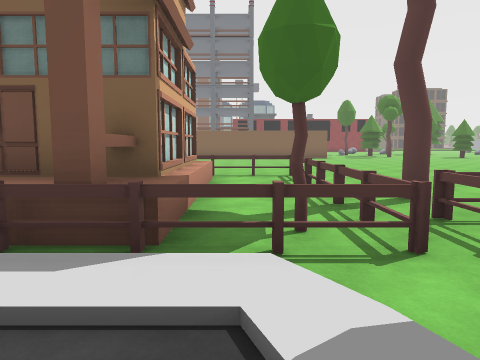
[1] (above)

24 first-person views from a walk through a scene from a Unity 3-D project. The camera is 1.5 m above the floor, tilts 6° down and sees 70° across. The floor is counted in squares, 2 m on a side. Each view is taken from the middle of a square. On the plan, view 1 faces up. The plan holds only what a view shows up to about 11 squares ahead; the rest is blank. The place goes on beyond the plan. Some surface patterns are stand-ins.

[2]
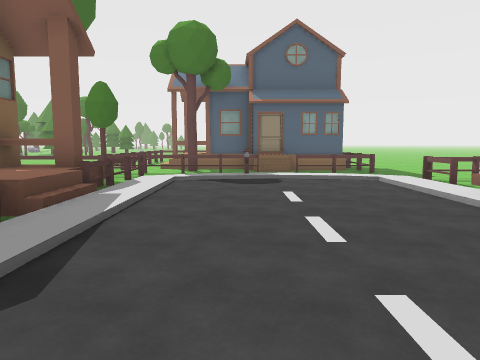

[3]
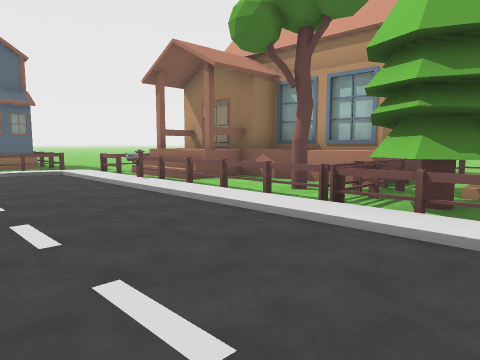

[4]
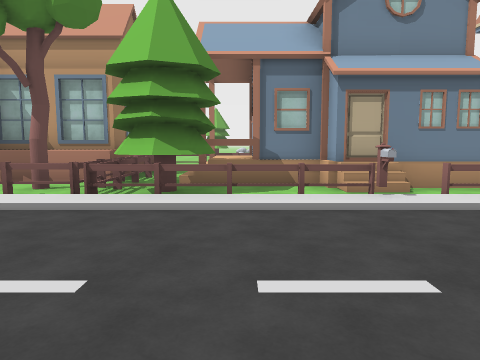

[5]
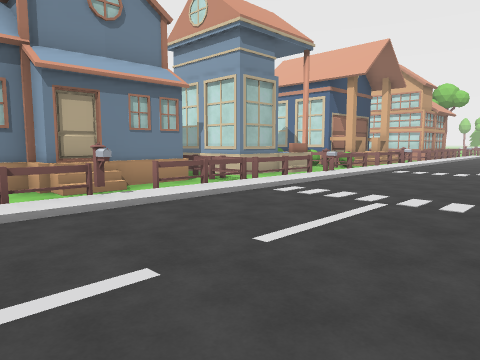

[6]
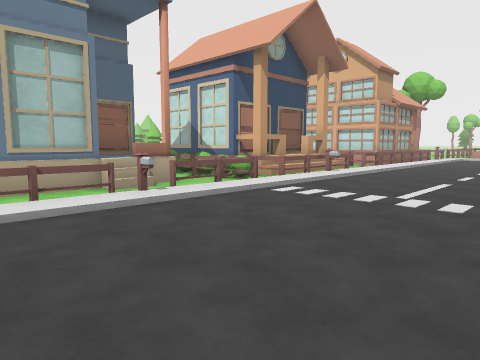

[7]
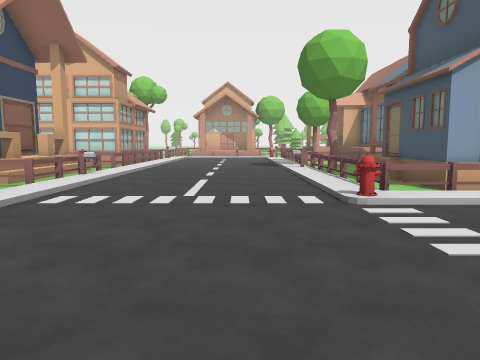

[8]
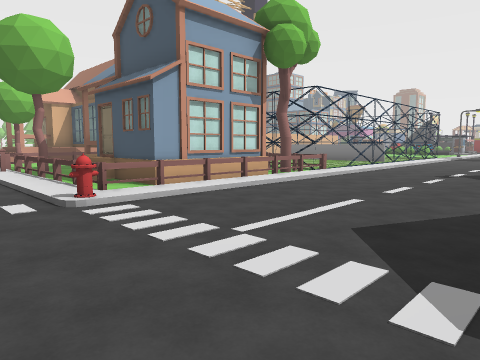

[9]
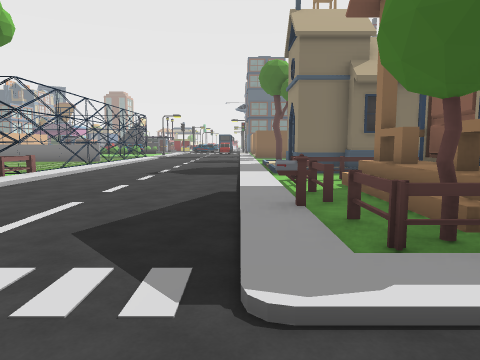

[10]
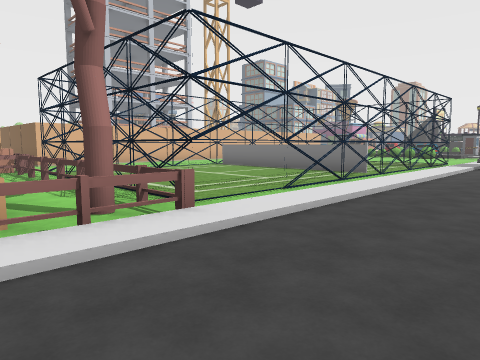

[11]
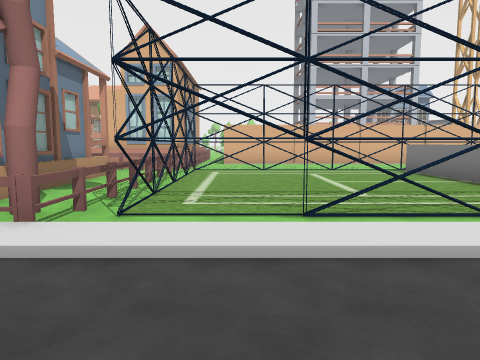

[12]
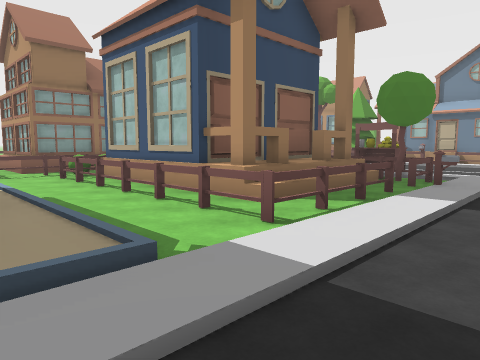

[13]
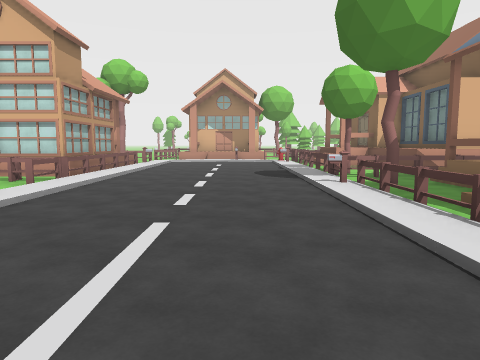

[14]
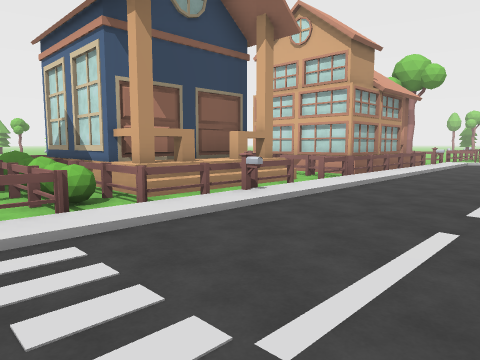

[15]
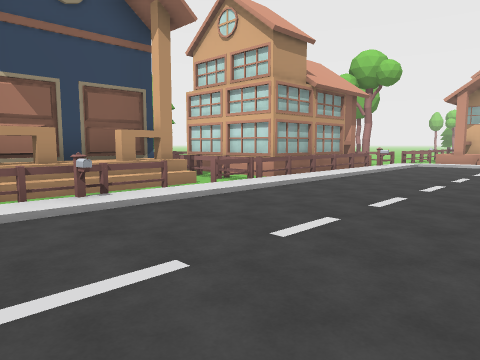

[16]
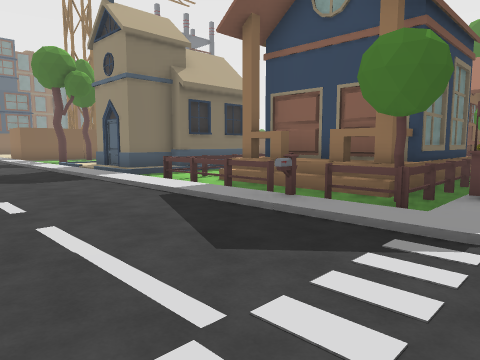

[17]
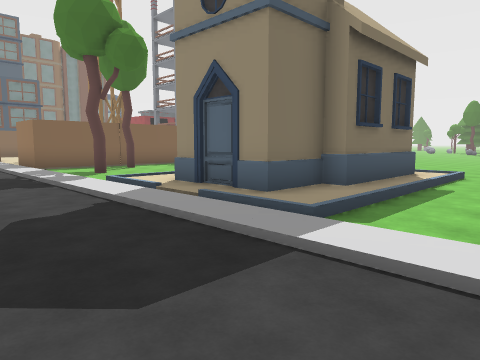

[18]
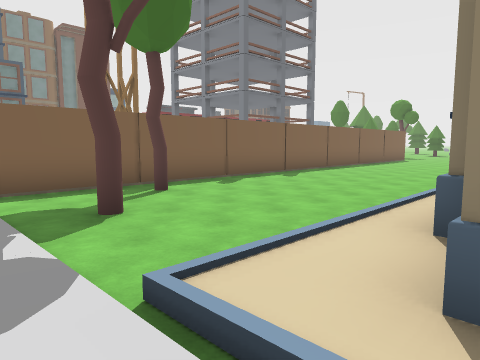

[19]
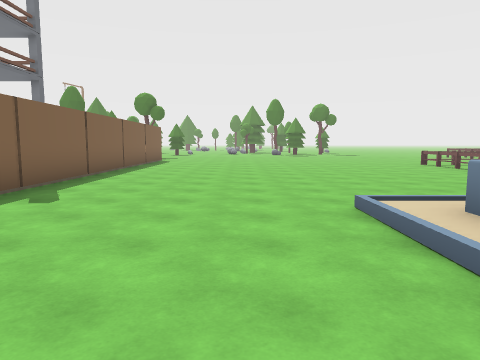

[20]
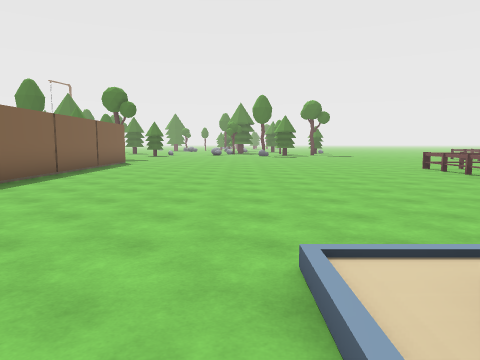

[21]
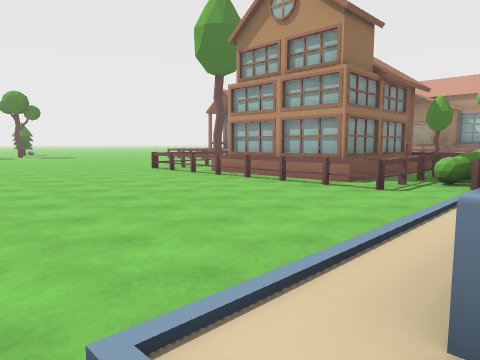

[22]
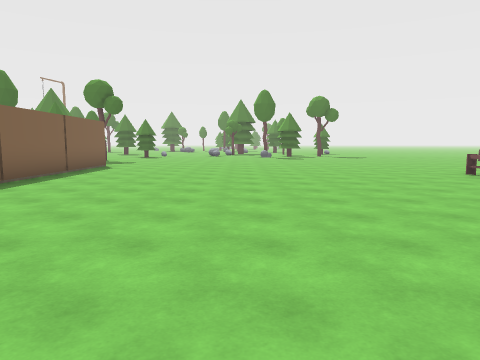

[23]
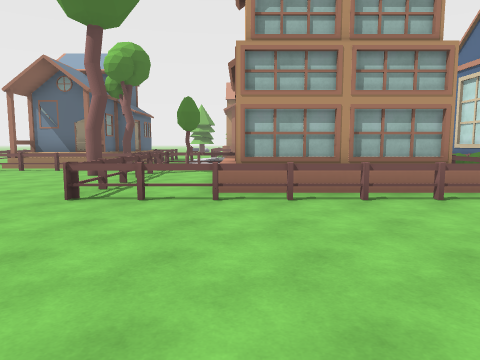

[24]
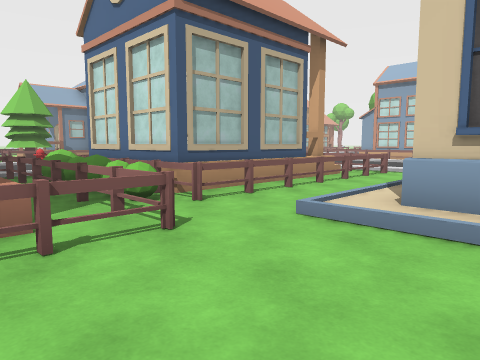

### Floor plan
Key: @ floor where view 1 was taken; # wall or solid block; . main floor; : floor 0.25 m higher than the main floor; + floor 0.75 m higher than the main floor; / step, stairs or slope; ^ raised ledge; H house; T tree; M mailbox; B bush; Y hydrant; U building; O other object.
Columns run from 29 left of view 1 to 4 right of it. Each row starts with its distance up from view 1.
 20                 #
 19                /##################
 18          U//   /..T...............
 17    U     U//   /..T...............
 16    U     U//   /.T................
 15   .UUUUUUU//  ./..................
 14   .U     U//. ./..................
 13   .U     U//. .//  UUU/...........
 12   .U     U//...//UU  U/...........
 11   .U     U//...//UUUUU/...........
 10   .U     U//...//UUUUU/...........
  9   .UUUUUUU//...////////...........
  8   HHHHHHHTH/.../........HHHHHHH...
  7 HHHHHHHHHHH/.../HHHHHHHBHHHHH.H...
  6 HHHH HH HHH/.../H/ ####BHHH H.H...
  5 HHHH H   HH/.../H/ ^  #B.H  H.HT..
  4  ..HHHHHHHH/.../M/H   #B.HHHH.H...
  3  /TH.T.:HHH/.../HTH####.TH++H/THHH
  2 ///HHMHHHHY/...//HH/  O///////.H.H
  1 .....................  ......//HTH
  0 .............................@OHHH
 -1 ............................../.HH
 -2 ............................../HHH
 -3 ///////M/////M////M///////M///.HHH
 -4 HHHHHHHHHBHHHHHHHHHHHTTHHHHH.H....
 -5 HHHHHHHHHBBHH##HHHH.TTTT..H  H....
 -6  HHHH####BBHH #HHHHHHHHHHHH  H....
 -7   HH    #OO####   HHHHHHHHHHH   ..
 -8   HOO   #BB   #     HHHHHHHHH

Where each view was taken, in squares from view 1:
view 1: 0 up, 0 right, facing up
view 2: 0 up, 7 left, facing right
view 3: 0 up, 9 left, facing down-right
view 4: 1 up, 9 left, facing down
view 5: 1 up, 9 left, facing down-left
view 6: 1 up, 14 left, facing down-left
view 7: 0 up, 14 left, facing left
view 8: 0 up, 14 left, facing up-left
view 9: 0 up, 14 left, facing up
view 10: 6 up, 16 left, facing up-left
view 11: 10 up, 16 left, facing left
view 12: 10 up, 15 left, facing down-right
view 13: 0 up, 18 left, facing left
view 14: 0 up, 18 left, facing down-left
view 15: 1 up, 20 left, facing down-left
view 16: 1 up, 17 left, facing up-right
view 17: 7 up, 16 left, facing up-right
view 18: 12 up, 14 left, facing up-right
view 19: 15 up, 11 left, facing right
view 20: 14 up, 9 left, facing right
view 21: 14 up, 8 left, facing down-right
view 22: 14 up, 7 left, facing right
view 23: 13 up, 1 left, facing down
view 24: 11 up, 4 left, facing down-left
